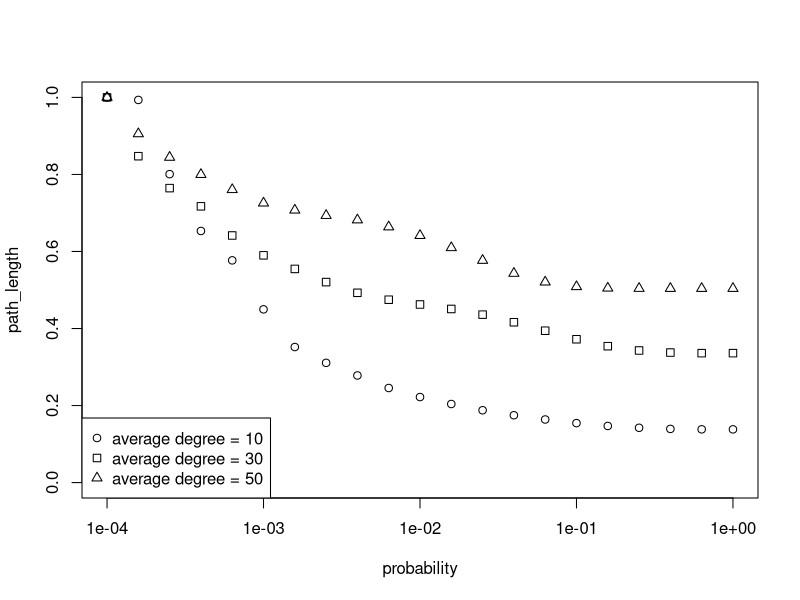

Write the R code that produced this figure.
## Download the package
install.packages("igraph")
install.packages("ggplot2")
install.packages("reshape2")
## Load package
library(igraph)
library(ggplot2)
library(reshape2)
## Usage: sample_smallworld(dim, size, nei, p, loops = FALSE, multiple = FALSE)
## e.x. g <- sample_smallworld(1, 1000, 10, 0)

probability = c()
for (i in seq(-4, 0, 4/20)) {
  probability = c(probability, 10^i)
}
n <- 1000
m <- 10
total_path_length1 <- rep(0, 21)
total_path_length2 <- rep(0, 21)
total_path_length3 <- rep(0, 21)

# avg_path_length = c()
# avg_cluster_coef = c()
for (i in 1: 10){
  path_length1 = c()
  path_length2 = c()
  path_length3 = c()

  for (p in probability) {
    g1 <- sample_smallworld(1, 1000, 10, p)
    g2 <- sample_smallworld(1, 1000, 30, p)
    g3 <- sample_smallworld(1, 1000, 50, p)
    
    path_length1 = c(path_length1, mean_distance(g1))
    path_length2 = c(path_length2, mean_distance(g2))
    path_length3 = c(path_length3, mean_distance(g3))
  }
  total_path_length1 = total_path_length1 + path_length1
  total_path_length2 = total_path_length2 + path_length2
  total_path_length3 = total_path_length3 + path_length3

}
## average and normalize
avg_path_length1 = total_path_length1/10
avg_path_length1 = avg_path_length1/avg_path_length1[1]
avg_path_length2 = total_path_length2/10
avg_path_length2 = avg_path_length2/avg_path_length2[1]
avg_path_length3 = total_path_length3/10
avg_path_length3 = avg_path_length3/avg_path_length3[1]

plot(probability, avg_path_length1, ylim = c(0,1), ylab = "path_length", log = "x", pch = 1)
points(probability, avg_path_length2, ylim = c(0,1), ylab = "path_length", pch = 0)
points(probability, avg_path_length3, ylim = c(0,1), ylab = "path_length", pch = 2)
legend("bottomleft", legend=c("average degree = 10","average degree = 30","average degree = 50"), 
       pch=c(1,0,2), ncol=1)


